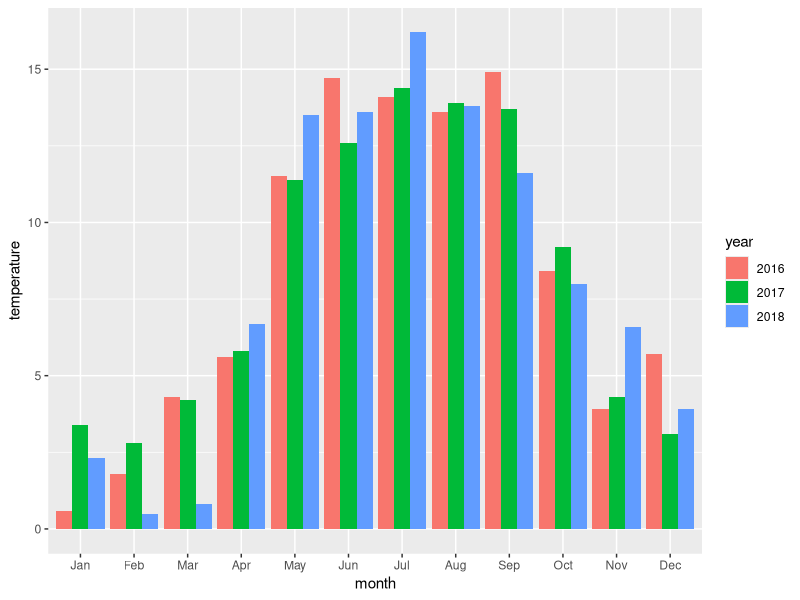
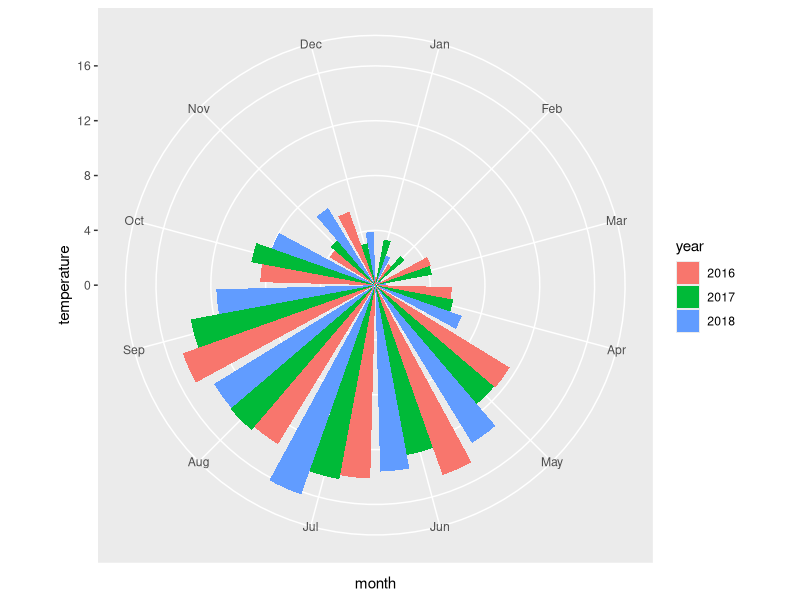
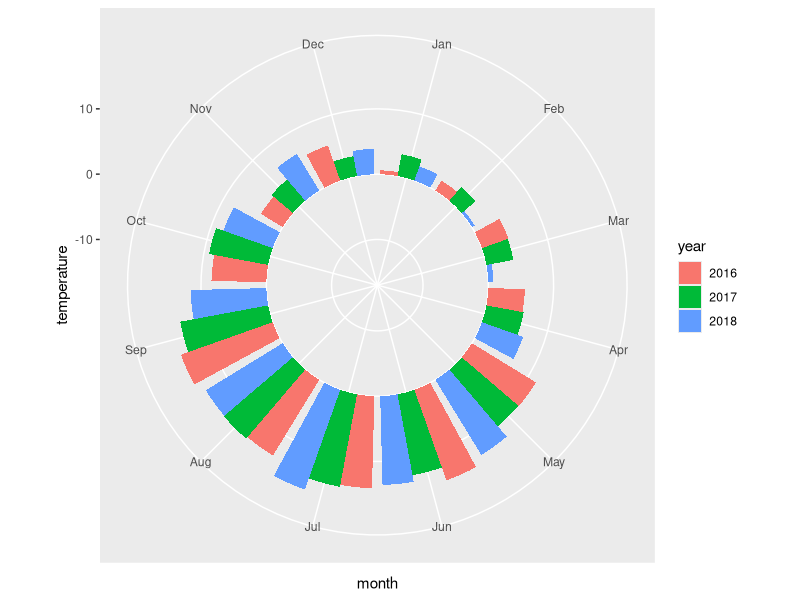
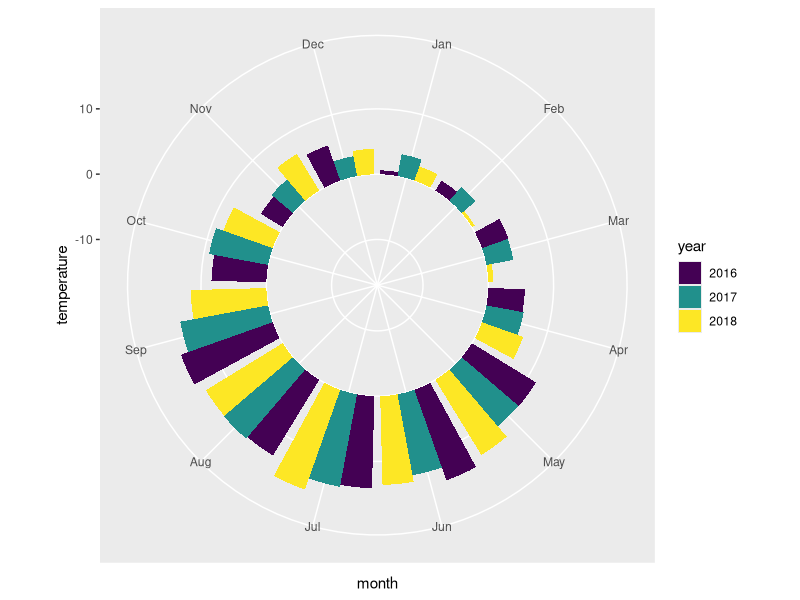

Here is the R script that generated these plots, in order:
## ---- chunk 1
knitr::opts_chunk$set(echo = TRUE, fig.align = "center")

# title: Creating a circular bar chart
# author: jonathan
# revised: 4/4/2020

WEB <- c("https://bioceed.uib.no/dropfolder/bioSTATS/Rmd/Visualizing/Multiple/circular-bar.html")
GIT <- c("https://github.com/jonathansoule/biostats/blob/master/Visualizing/Multiple/circular-bar.Rmd")
library(ggplot2)
year <- rep(c("2016", "2017", "2018"), each = 12)
month <- factor(rep(month.abb, 3), levels = month.abb)
temperature <- c(
  0.6, 1.8, 4.3, 5.6, 11.5, 14.7, 14.1, 13.6, 14.9, 8.4, 3.9, 5.7,
  3.4, 2.8, 4.2, 5.8, 11.4, 12.6, 14.4, 13.9, 13.7, 9.2, 4.3, 3.1,
  2.3, 0.5, 0.8, 6.7, 13.5, 13.6, 16.2, 13.8, 11.6, 8.0, 6.6, 3.9
)
## ---- chunk 2
# dataframe
df <- data.frame(year, month, temperature)
# structure of the dataframe
str(df)
## ---- chunk 3
ggplot(df, aes(x = month, y = temperature, fill = year)) +
  geom_col(position = "dodge")
## ---- chunk 4
ggplot(df, aes(x = month, y = temperature, fill = year)) +
  geom_col(position = "dodge") +
  coord_polar()
## ---- chunk 5
ggplot(df, aes(x = month, y = temperature, fill = year)) +
  geom_col(position = "dodge") +
  coord_polar() +
  ylim(-17, 17)
## ---- chunk 6
ggplot(df, aes(x = month, y = temperature, fill = year)) +
  geom_col(position = "dodge") +
  coord_polar() +
  ylim(-17, 17) +
  scale_fill_viridis_d()
